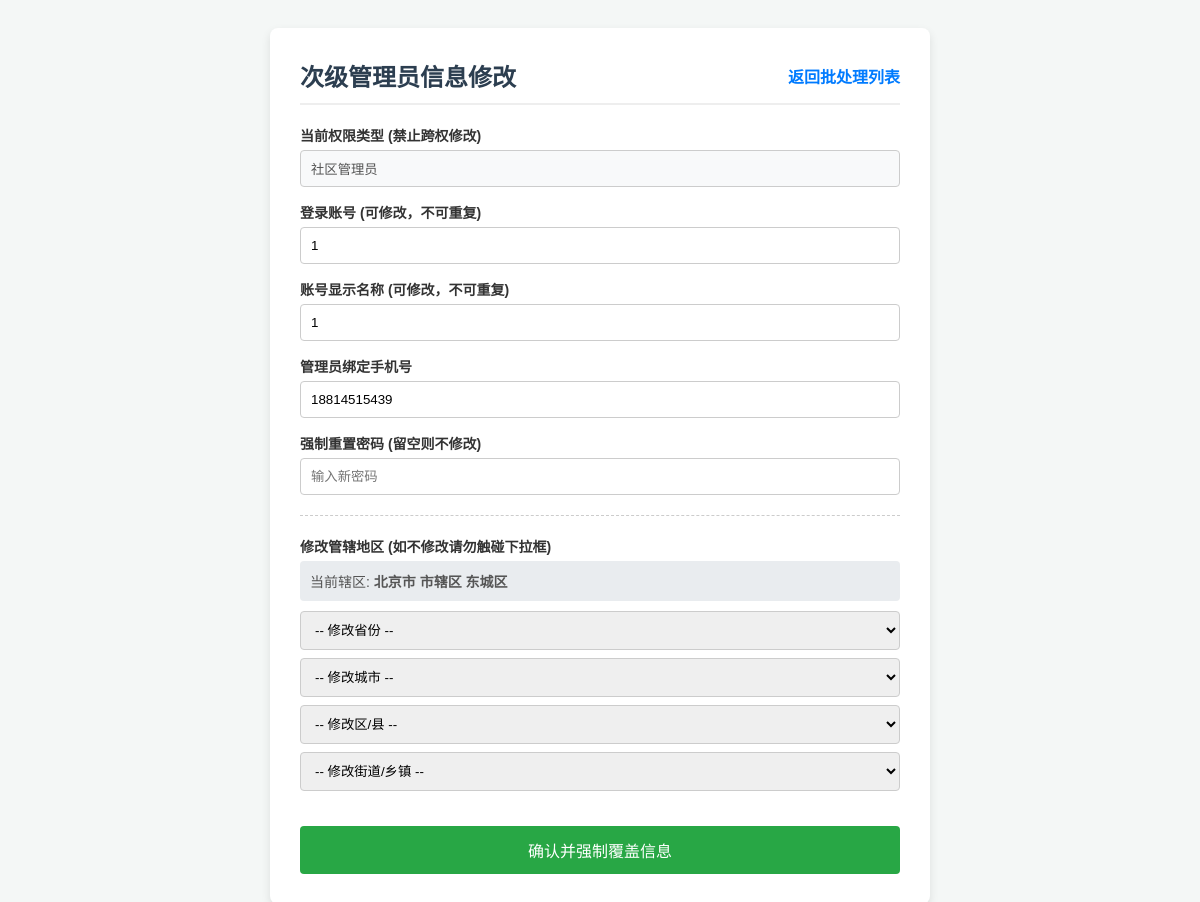
The page /admin/sub_admin_detail/2 (signed in) on the database its author committed.
### models.py (models this page shows, shortened)
class Admin(db.Model):
    id = db.Column(db.Integer, primary_key=True)
    account = db.Column(db.String(50), unique=True, nullable=False)
    name = db.Column(db.String(50), unique=True, nullable=False)
    password_hash = db.Column(db.String(128), nullable=False)
    phone = db.Column(db.String(20), nullable=True)
    role = db.Column(db.String(20), nullable=False)
    province = db.Column(db.String(50), nullable=True)
    city = db.Column(db.String(50), nullable=True)
    community = db.Column(db.String(100), nullable=True)
    medical_org = db.Column(db.String(100), nullable=True)
    is_frozen = db.Column(db.Boolean, default=False)
    frozen_by_name = db.Column(db.String(50), nullable=True)
    frozen_by_role = db.Column(db.String(20), nullable=True)

### app.py (the view, shortened to what this page needs)
@app.route('/admin/sub_admin_detail/<int:admin_id>', methods=['GET', 'POST'])
def admin_sub_detail(admin_id):
    if session.get('role') != 'super': return redirect(url_for('login'))
    admin = db.session.get(Admin, admin_id)
    return render_template('admin_sub_detail.html', admin=admin)

### app.py (called while the page is built)
@app.before_request
def enforce_readonly_lock():
    if request.method == 'POST' and 'user_id' in session:
        allowed_routes = ['logout', 'risk_assessment']
        if request.endpoint in allowed_routes:
            return None
        user = db.session.get(User, session['user_id'])
        if user and user.is_locked:
            flash('您的数据已被锁定，无法进行修改。')
            return redirect(request.referrer or url_for('user_dashboard'))

### templates/admin_sub_detail.html (shortened to what this page needs)
<!DOCTYPE html>
<html lang="zh-CN">
<head>
</head>
<body>
<div class="container">
    <div class="header">
        <h2 style="margin: 0; color: #2c3e50;">次级管理员信息修改</h2>
        <a href="/admin/manage_accounts" style="text-decoration: none; color: #007bff; font-weight: bold;">返回批处理列表</a>
    </div>
    <form method="POST">
        <div class="form-group">
            <label>当前权限类型 (禁止跨权修改)</label>
            <input type="text" value="{{ '社区管理员' if admin.role == 'community' else '医疗机构管理员' }}" disabled style="background: #f8f9fa;">
        </div>
        <div class="form-group">
            <label>登录账号 (可修改，不可重复)</label>
            <input type="text" name="account" value="{{ admin.account }}" required>
        </div>
        <div class="form-group">
            <label>账号显示名称 (可修改，不可重复)</label>
            <input type="text" name="name" value="{{ admin.name }}" required>
        </div>
        <div class="form-group">
            <label>管理员绑定手机号</label>
            <input type="text" name="phone" value="{{ admin.phone or '' }}">
        </div>
        <div class="form-group">
            <label>强制重置密码 (留空则不修改)</label>
            <input type="password" name="new_password" placeholder="输入新密码">
        </div>
        <div style="border-top: 1px dashed #ccc; margin: 20px 0;"></div>
        <div class="form-group">
            <label>修改管辖地区 (如不修改请勿触碰下拉框)</label>
            <div class="current-location">
                当前辖区: <strong>{{ admin.province }} {{ admin.city }} {{ admin.community if admin.role == 'community' else admin.medical_org }}</strong>
            </div>
            <select id="province" name="province"><option value="">-- 修改省份 --</option></select>
            <select id="city" name="city" style="margin-top: 8px;"><option value="">-- 修改城市 --</option></select>
            {% if admin.role == 'community' %}
            <select id="area" style="margin-top: 8px;"><option value="">-- 修改区/县 --</option></select>
            <select id="street" style="margin-top: 8px;"><option value="">-- 修改街道/乡镇 --</option></select>
            {% else %}
            <input type="text" name="medical_org" placeholder="修改医疗机构名称" style="margin-top: 8px;">
            {% endif %}
        </div>
        <button type="submit" class="submit-btn">确认并强制覆盖信息</button>
    </form>
</div>
</body>
</html>

### templates/admin_sub_detail.html (style rules this page uses)
body { font-family: Arial, sans-serif; background-color: #f4f7f6; padding: 20px; display: flex; justify-content: center; }
.container { background: white; padding: 30px; border-radius: 8px; width: 600px; box-shadow: 0 4px 10px rgba(0,0,0,0.1); }
.header { display: flex; justify-content: space-between; align-items: center; border-bottom: 2px solid #eee; padding-bottom: 10px; margin-bottom: 20px; }
.form-group { margin-bottom: 15px; }
.form-group label { display: block; font-size: 14px; font-weight: bold; color: #333; margin-bottom: 5px; }
.form-group input, .form-group select { width: 100%; padding: 10px; border: 1px solid #ccc; border-radius: 4px; box-sizing: border-box; }
.submit-btn { width: 100%; padding: 12px; background-color: #28a745; color: white; border: none; border-radius: 4px; font-size: 16px; cursor: pointer; margin-top: 20px; }
.current-location { background: #e9ecef; padding: 10px; border-radius: 4px; font-size: 14px; margin-bottom: 10px; color: #555; }

### rows shown on the page
Admin: role "社区管理员", account "1", name "1", phone "18814515439", province "北京市", city "市辖区", role+community "东城区"
